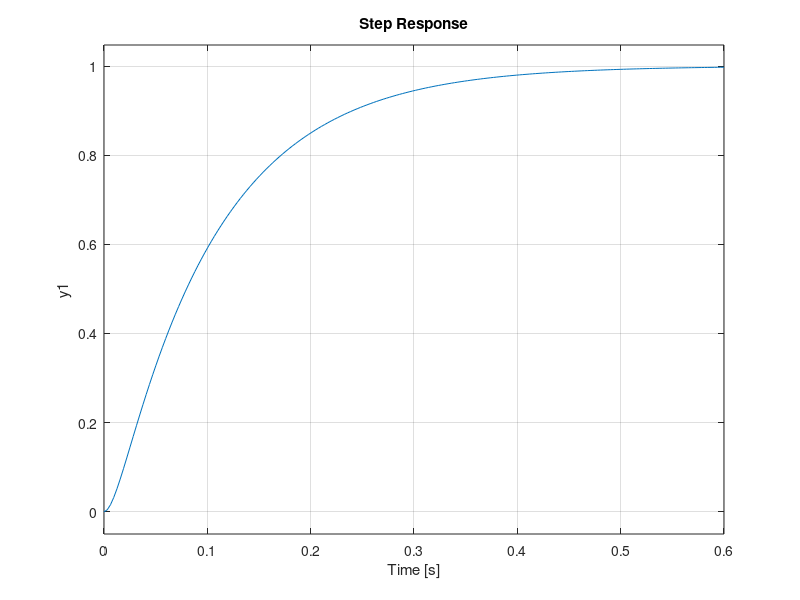

Recreate this plot in MATLAB.
% Implementing a PID controller to a field controlled DC Motor
% The output is angular speed and input is field voltage



Ktf = 0.1; % Torque constant
Rf = 1.0;  % Field resistance
Lf = 0.01; % Field inductance
J = 0.01;  % Moment of inertia
B = 0.1;   % Damping coefficient (Viscous friction)


s = tf('s');

plant = Ktf/((J*s + B)*(Rf + s*Lf));

% disp(plant);

plant_ss = ss(plant);

% disp(plant_ss)

step(plant);

Kp = 10;
Ki = 2;
Kd = 5;

C = pid(Kp, Ki, Kd);

G = feedback(C*plant_ss, 1);